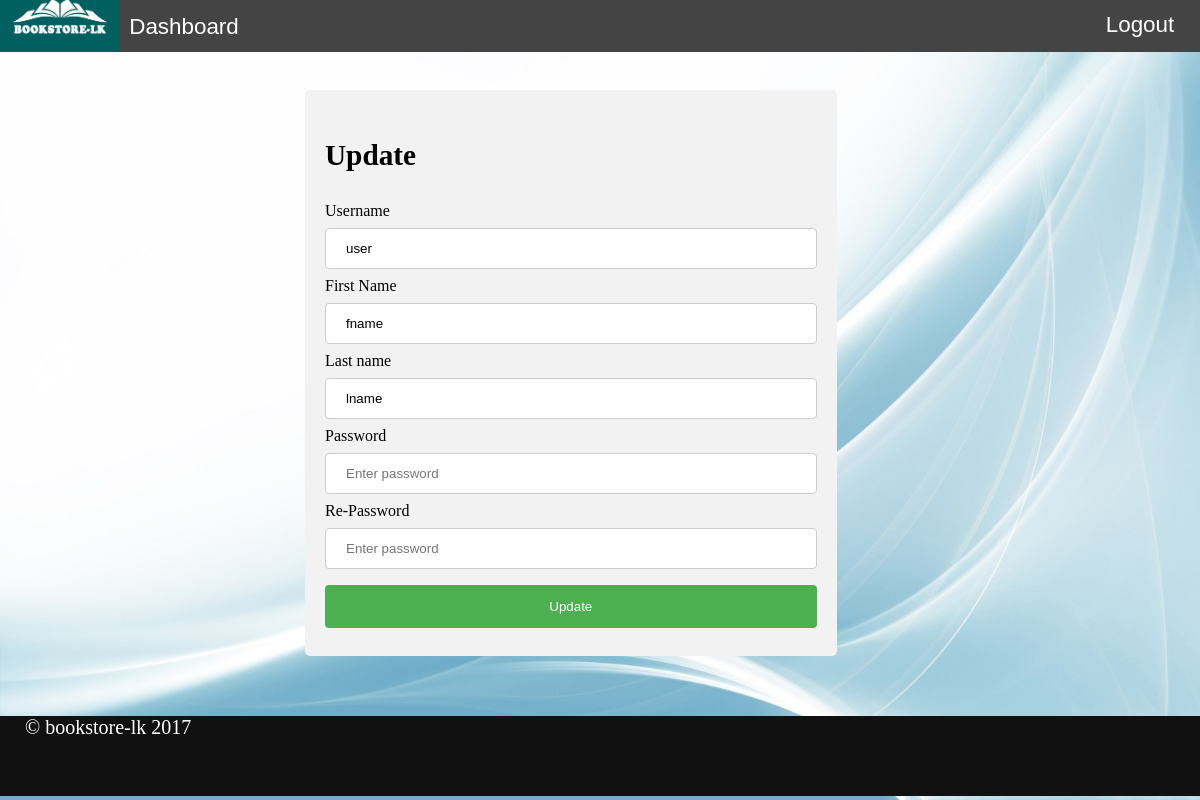
/update_profile.php (signed in), run on the app's committed database.
### tables this page shows
CREATE TABLE IF NOT EXISTS `user` (
  `id` int(11) NOT NULL,
  `username` varchar(100) NOT NULL,
  `fname` varchar(100) NOT NULL,
  `lname` varchar(100) NOT NULL,
  `password` varchar(100) NOT NULL,
  `role` int(11) NOT NULL DEFAULT '2',
  `active` int(11) NOT NULL DEFAULT '0',
  `token` varchar(100) NOT NULL
);

### classes/Config.php (called while the page is built)
<?php
class Config {
    public static function get($path = null){
        if($path){
            $config = $GLOBALS['config'];
            $path = explode('/',$path);
            foreach($path as $bit){
                if(isset($config[$bit])){
                    $config = $config[$bit];
                }
            }
            return $config;
        }
        return false;
    }
}

### classes/DB.php (called while the page is built, shortened)
<?php
class DB {
    private static $_instance = null;
    private $_pdo,
            $_query,
            $_results,
            $_error = false,
            $_count = 0;
    private function __construct(){
        try{
            $this->_pdo = new PDO('mysql:host='.Config::get('mysql/host').';dbname='.Config::get('mysql/db'),Config::get('mysql/username'),Config::get('mysql/password'));
        }catch (PDOException $e){
            die($e->getMessage());
        }
    }
    public static function getInstance(){
        if(!isset(self::$_instance)){
            self::$_instance = new DB();
        }
        return self::$_instance;
    }
    public function query($sql, $params = array()){
        if ($this->_query = $this->_pdo->prepare($sql)) {
            $x = 1;
            if (count($params)) {
                foreach ($params as $param) {
                    $this->_query->bindValue($x, $param);
                    $x++;
                }
            }
            if ($this->_query->execute()) {
                $this->_results = $this->_query->fetchAll(PDO::FETCH_OBJ);
                $this->_count = $this->_query->rowCount();
            } else {
                $this->_error = true;
            }
        }
        return $this;
    }
    public  function count(){
        return $this->_count;
    }
}

### auth.php (called while the page is built, shortened)
<?php
if (Session::exists('user')) {
    $user = new User();
    $u_data = json_decode(Session::get('user'), true);
    if (!$user->auth($u_data['username'], $u_data['token'])) {
        session_destroy();
        Redirect::to('login.php');
    }
} else {
    $user = new User();
}

### classes/User.php (called while the page is built, shortened)
<?php
class User
{
    private $_db,
        $_data,
        $_sessionName,
        $_cookieName,
        $_isLoggedIn;
    public function __construct($user = null)
    {
        $this->_db = DB::getInstance();
    }
    public function auth($username, $token)
    {
        $this->_db->query('SELECT * FROM user WHERE username = ? AND token = ? AND active = 1', array($username, $token));
        if ($this->_db->count()) {
            return 1;
        }
        return 0;
    }
}

### classes/Session.php (called while the page is built, shortened)
<?php
class Session {
    public static function get($name){
        return $_SESSION[$name];
    }
}

### functions/sanitize.php (called while the page is built)
<?php
function escape($string){
    return htmlentities($string,ENT_QUOTES,'UTF-8');
}

### update_profile.php (the view, shortened to what this page needs)
<?php
include_once 'auth.php';
?>
<!DOCTYPE html>
<html lang="en">
<?php include_once 'includes/header.php'?>
<body>
<?php include_once 'includes/navigation.php' ?>
<div class="content">
        <div class="form_background col-5 col-3-offset">
            <form action="" method="post">
                <div class="panel_heading">
                    <h3><strong>Update</strong></h3>
                </div>
                <div class="">
                    <label>Username</label><br>
                    <input class="input_text" type="text" name="username"  value="<?php echo escape($user->username); ?>">
                </div>
                <div class="">
                    <label>First Name</label><br>
                    <input class="input_text" type="text" name="fname"  value="<?php echo escape($user->fname); ?>">
                </div>
                <div class="">
                    <label>Last name</label><br>
                    <input class="input_text" type="text" name="lname"  value="<?php echo escape($user->lname); ?>">
                </div>
                <div class="">
                    <label>Password</label><br>
                    <input class="input_text" type="password" name="password" placeholder="Enter password">
                </div>
                <div class="">
                    <label>Re-Password</label><br>
                    <input class="input_text" type="password" name="re-password" placeholder="Enter password">
                </div>
                <input class="input_submit"  type="submit" value="Update">
            </form>
        </div>
</div>
<?php include_once 'includes/footer.php'?>
</body>
</html>

### styles/css/main.css (style rules this page uses)
body { margin: 0; min-height: 100vh; background-image: url("../img/background-hd.jpg"); background-repeat: round; }
.content { min-height: 77vh; }
.content div { display: block; }
@media screen and (min-width: 600px) { .content { padding: 10px; } }
.form_background { border-radius: 5px; background-color: #f2f2f2; padding: 20px; }
.input_text { width: 100%; padding: 12px 20px; margin: 8px 0; display: inline-block; border: 1px solid #ccc; border-radius: 4px; box-sizing: border-box; }
.input_submit { width: 100%; background-color: #4CAF50; color: white; padding: 14px 20px; margin: 8px 0; border: none; border-radius: 4px; cursor: pointer; }
.panel_heading { text-align: left; margin-bottom: 10px; font-size: 25px; }

### styles/css/custom.css (style rules this page uses)
@media screen and (min-width: 600px) { .col-5 { width: 41.66%; } }
@media screen and (min-width: 600px) { .col-3-offset { margin-left: 25%; } }

### data on the page
user: username "user", fname "fname", lname "lname"
